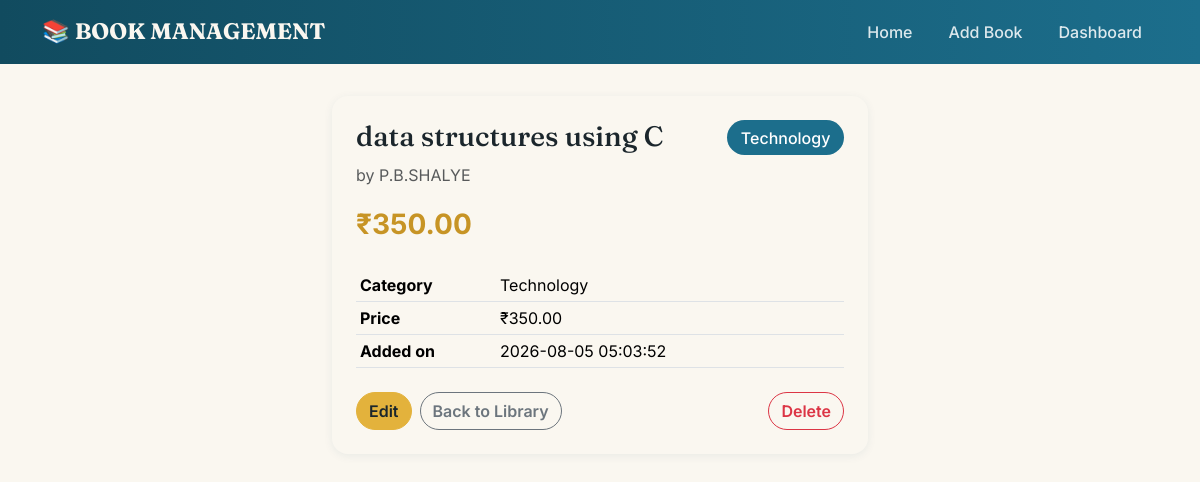
The page /books/2/ on the database its author committed.
### tables this page shows
CREATE TABLE books (
    id          INTEGER PRIMARY KEY AUTOINCREMENT,
    name        TEXT NOT NULL,
    author      TEXT NOT NULL,
    price       REAL NOT NULL,
    category    TEXT NOT NULL,
    created_at  TEXT NOT NULL DEFAULT (datetime('now'))
);

### app.py (the view)
@app.route("/books/<int:book_id>/")
def book_details(book_id):
    db = get_db()
    book = db.execute("SELECT * FROM books WHERE id = ?", (book_id,)).fetchone()
    if book is None:
        abort(404)
    return render_template("details.html", book=book)

### app.py (called while the page is built)
def get_db():
    if "db" not in g:
        os.makedirs(os.path.join(BASE_DIR, "storage"), exist_ok=True)
        g.db = sqlite3.connect(DB_PATH)
        g.db.row_factory = sqlite3.Row
    return g.db

### templates/details.html (shortened to what this page needs)
<!DOCTYPE html>
<html lang="en">
<head>
    <link href="https://cdn.jsdelivr.net/npm/bootstrap@5.3.3/dist/css/bootstrap.min.css" rel="stylesheet">
    <link href="{{ url_for('static', filename='style.css') }}" rel="stylesheet">
</head>
<body>
<nav class="navbar-lib">
    <div class="container d-flex justify-content-between align-items-center">
        <a href="{{ url_for('home') }}" class="brand">📚 BOOK MANAGEMENT</a>
        <div class="d-flex gap-1">
            <a href="{{ url_for('home') }}" class="nav-link-lib">Home</a>
            <a href="{{ url_for('add_books') }}" class="nav-link-lib">Add Book</a>
            <a href="{{ url_for('dashboard') }}" class="nav-link-lib">Dashboard</a>
        </div>
    </div>
</nav>
<div class="container pb-5" style="max-width: 560px;">
    <div class="card book-card p-4">
        <div class="d-flex justify-content-between align-items-start mb-2">
            <h1 class="h3 mb-0">{{ book.name }}</h1>
            <span class="badge-category">{{ book.category }}</span>
        </div>
        <p class="text-muted mb-3">by {{ book.author }}</p>
        <div class="price-tag fs-3 mb-4">₹{{ "%.2f"|format(book.price) }}</div>
        <table class="table table-sm">
            <tr><th style="width: 140px;">Category</th><td>{{ book.category }}</td></tr>
            <tr><th>Price</th><td>₹{{ "%.2f"|format(book.price) }}</td></tr>
            <tr><th>Added on</th><td>{{ book.created_at }}</td></tr>
        </table>
        <div class="d-flex gap-2 mt-2">
            <a href="{{ url_for('edit_books', book_id=book.id) }}" class="btn btn-gold">Edit</a>
            <a href="{{ url_for('home') }}" class="btn btn-outline-secondary">Back to Library</a>
            <form method="post" action="{{ url_for('delete_books', book_id=book.id) }}"
                  onsubmit="return confirm('Delete \'{{ book.name }}\'?');" class="ms-auto">
                <button type="submit" class="btn btn-outline-danger">Delete</button>
            </form>
        </div>
    </div>
</div>
</body>
</html>

### static/style.css (style rules this page uses)
:root { --ink: #1B262C; --teal: #114B5F; --teal-light: #1C6E8C; --gold: #E3B23C; --gold-dark: #C79425; --cream: #FAF7F0; --bs-primary: var(--teal); --bs-primary-rgb: 17, 75, 95; --bs-body-bg: var(--cream); --bs-body-color: var(--ink); --bs-border-radius: 0.75rem; --bs-border-radius-lg: 1rem; --bs-link-color: var(--teal); --bs-link-hover-color: var(--teal-light); }
body { font-family: 'Inter', system-ui, sans-serif; }
h1, h2, h3, .brand { font-family: 'Fraunces', Georgia, serif; }
.navbar-lib { background: linear-gradient(90deg, var(--teal), var(--teal-light)); padding: 0.85rem 0; margin-bottom: 2rem; }
.navbar-lib .brand { color: var(--cream); font-size: 1.4rem; font-weight: 700; text-decoration: none; }
.navbar-lib .nav-link-lib { color: rgba(255, 255, 255, 0.85); text-decoration: none; padding: 0.4rem 1rem; border-radius: 999px; font-weight: 500; transition: background-color 0.2s ease, color 0.2s ease; }
.card { border: none; box-shadow: 0 2px 10px rgba(17, 75, 95, 0.07); }
.book-card { border-radius: var(--bs-border-radius-lg); transition: transform 0.18s ease, box-shadow 0.18s ease; animation: fadeInUp 0.4s ease both; }
.btn { border-radius: 999px; font-weight: 600; transition: transform 0.15s ease, box-shadow 0.15s ease; }
.btn-gold { background-color: var(--gold); border-color: var(--gold); color: var(--ink); }
.badge-category { background-color: var(--teal-light); color: #fff; font-weight: 500; border-radius: 999px; padding: 0.35em 0.85em; }
.price-tag { color: var(--gold-dark); font-weight: 700; }

### rows shown on the page
books: name "data structures using C", category "Technology", author "P.B.SHALYE", price "350.00", created_at "2026-08-05 05:03:52"
